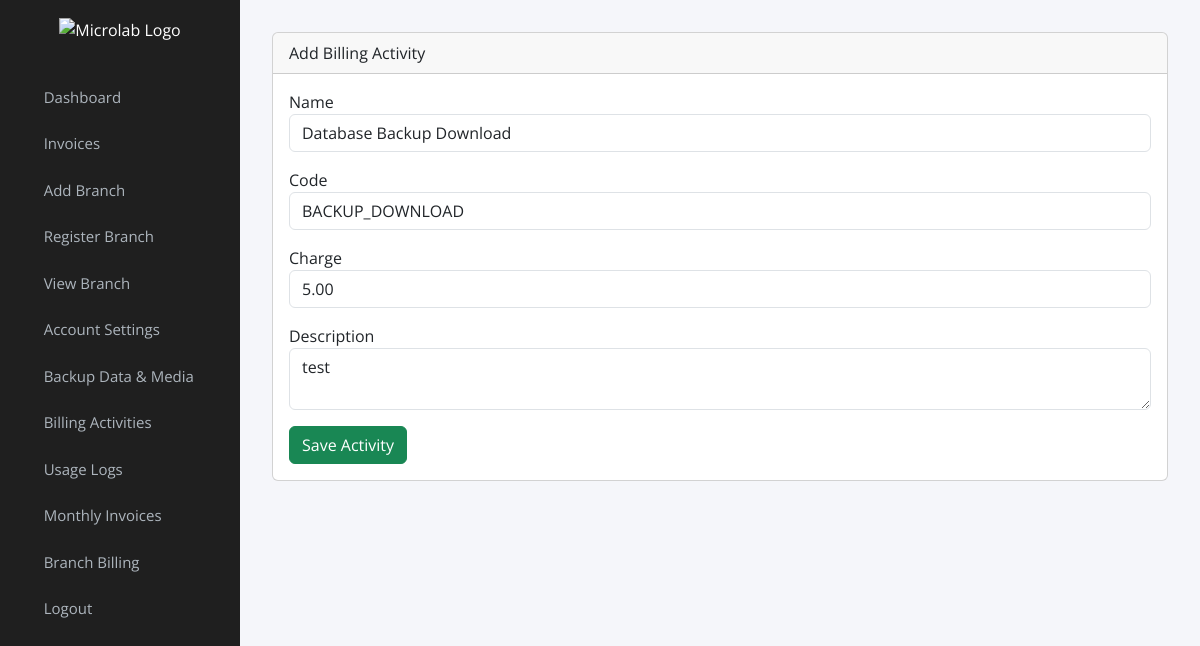
The app's page /billing-activity-edit/4/ with its own data.
### myapp/models.py (models this page shows, shortened)
class BillingActivity(models.Model):
    name = models.CharField(max_length=200)
    code = models.CharField(
        max_length=100,
        unique=True
    )
    charge = models.DecimalField(
        max_digits=10,
        decimal_places=2,
        default=0
    )
    description = models.TextField(
        blank=True,
        null=True
    )
    is_active = models.BooleanField(default=True)
    created_at = models.DateTimeField(
        auto_now_add=True
    )

### myapp/views.py (the view, shortened to what this page needs)
def billing_activity_edit(request, id):
    activity = get_object_or_404(
        BillingActivity,
        id=id
    )
    return render(
        request,
        'billing/activity_edit.html',
        {
            'activity': activity
        }
    )

### templates/billing/activity_edit.html (shortened to what this page needs)
<!DOCTYPE html>
<html lang="en">
<head>
</head>
<body>
{% include 'admin_navbar.html' %}
<div class="main-content">
    <div class="card">
        <div class="card-header">
            Add Billing Activity
        </div>
        <div class="card-body">
            <form method="POST">
                <div class="mb-3">
                    <label>Name</label>
                    <input
                        type="text"
                        name="name"
                        class="form-control"
                        value="{{activity.name}}"
                        required
                    >
                </div>
                <div class="mb-3">
                    <label>Code</label>
                    <input
                        type="text"
                        name="code"
                        class="form-control"
                        value="{{activity.code}}"
                        required
                    >
                </div>
                <div class="mb-3">
                    <label>Charge</label>
                    <input
                        type="number"
                        step="0.01"
                        name="charge"
                        class="form-control"
                        value="{{activity.charge}}"
                        required
                    >
                </div>
                <div class="mb-3">
                    <label>Description</label>
                    <textarea
                        name="description"
                        class="form-control"
                    >{{activity.description}}</textarea>
                </div>
                <button class="btn btn-success">
                    Save Activity
                </button>
            </form>
        </div>
    </div>
</div>
</body>
</html>

### templates/admin_navbar.html (style rules this page uses)
body { font-family: 'Open Sans', sans-serif; background-color: #f5f6fa; margin: 0; }
.main-content { margin-left: 240px; padding: 2rem; transition: margin-left 0.3s ease; }

### records on screen
BillingActivity: name "Database Backup Download", code "BACKUP_DOWNLOAD", charge "5.00", description "test"
